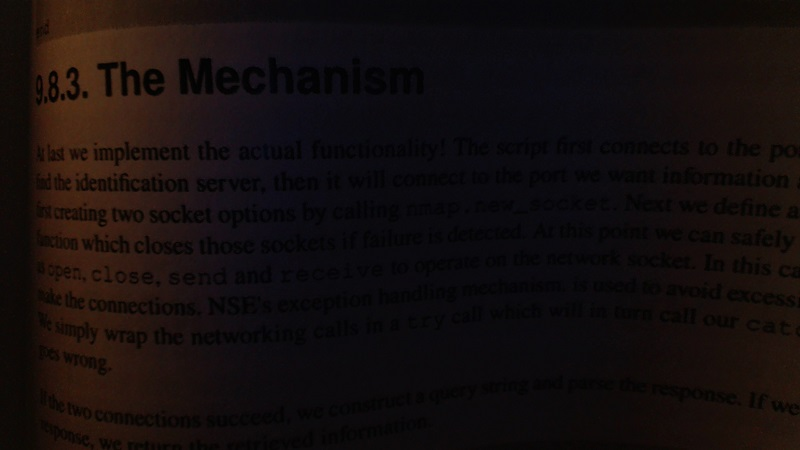
#> input picture opencv/bookpage.jpg, 800 x 450 px
$ python Thresholding.py
#> lines starting #> are read from the running program, lines starting #| are printed output that depends on the picture; after the words box and inside, x2 and y2 are one past the last pixel; in counts of white or black regions, pixels touching at a corner belong together
import cv2
import numpy
img= cv2.imread('bookpage.jpg')
#> img is the input picture: shape (450, 800, 3); mean B, G, R 13.4, 13.6, 20.3

retval,threshhold=cv2.threshold(img,12,255,cv2.THRESH_BINARY)
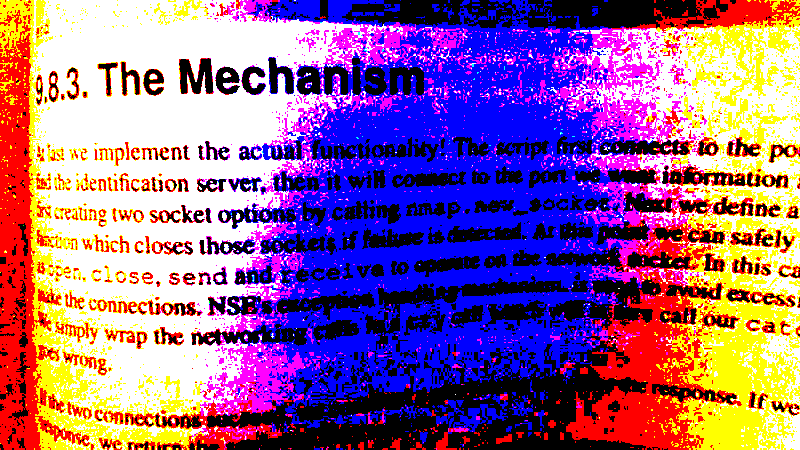
#> threshhold: shape (450, 800, 3); mean B, G, R 146.4, 98.4, 147.2

grayscaled=cv2.cvtColor(img,cv2.COLOR_BGR2GRAY)
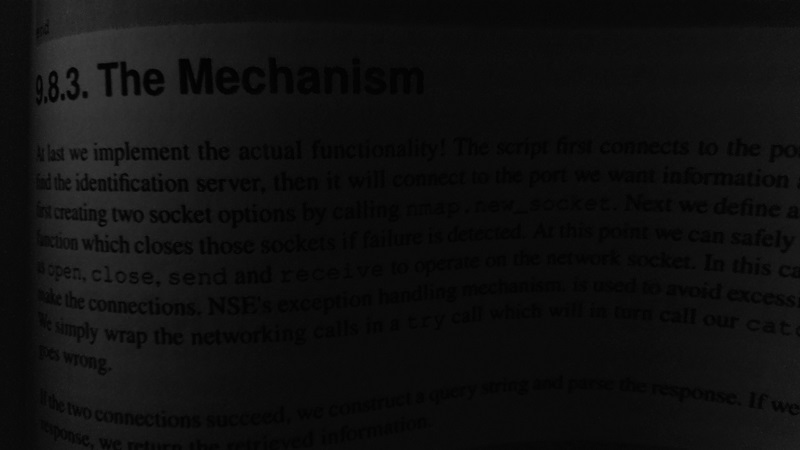
#> grayscaled: shape (450, 800); min 0, max 64, mean 15.6
retval,threshhold2=cv2.threshold(grayscaled,12,255,cv2.THRESH_BINARY)
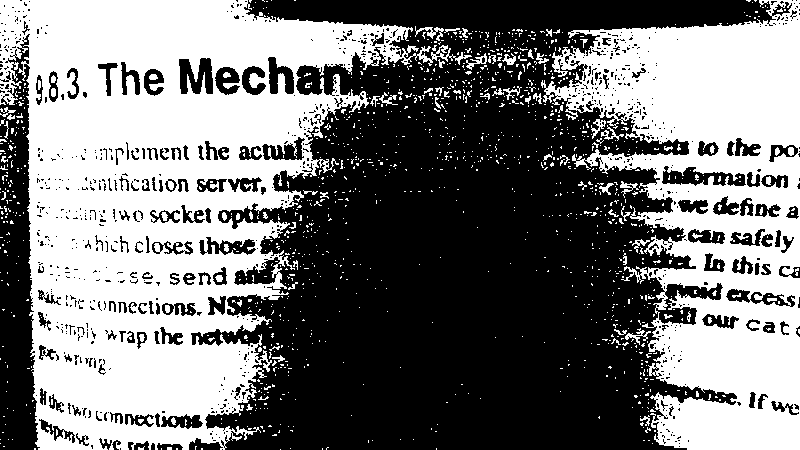
#> threshhold2: shape (450, 800); 47.3% white; 1332 white regions (1245 under 20 px), largest, box (x1, y1, x2, y2) and area: (0, 0, 472, 450) 102496, (541, 0, 800, 450) 60163, (415, 26, 444, 41) 156

gaus= cv2.adaptiveThreshold(grayscaled,255,cv2.ADAPTIVE_THRESH_GAUSSIAN_C,cv2.THRESH_BINARY_INV,115,1)
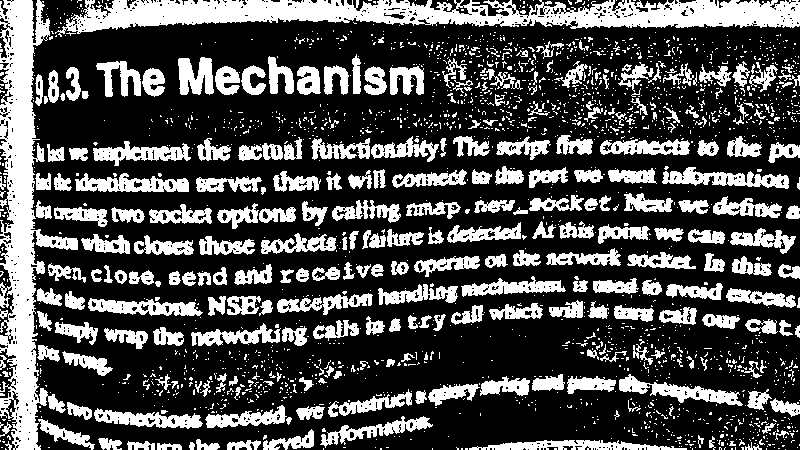
#> gaus: shape (450, 800); 30.7% white; 2145 white regions (1865 under 20 px), largest, box (x1, y1, x2, y2) and area: (55, 0, 800, 37) 14872, (0, 0, 78, 450) 13658, (662, 167, 789, 189) 1363


cv2.imshow('orignal',img)
cv2.imshow('threshhold',threshhold)
cv2.imshow('threshhold2',threshhold2)
cv2.imshow('gaus',gaus)
cv2.waitKey(0)
cv2.destroyAllWindows()
